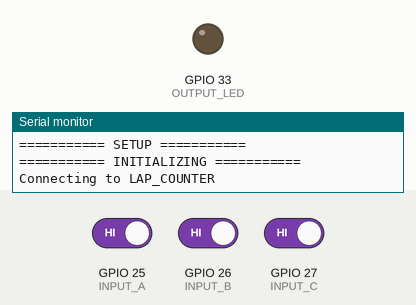
This sketch was run on a simulated ESP32. On the bench: output pins drawn as LEDs (lit = HIGH), the last lines printed to the serial monitor. The inputs (shaded band) are chosen by the test bench; at power-on: GPIO 25 (INPUT_A) HIGH, GPIO 26 (INPUT_B) HIGH, GPIO 27 (INPUT_C) HIGH. WiFi joins after 1.5 s; servers stay silent unless stated; the local clock reads 2024-03-15 10:24:30 at power-on unless the sketch sets it; random numbers use the default seed unless the sketch sets one; no MQTT or app messages arrive unless stated.

Above: at 0.1 s.
At 2.7 s:
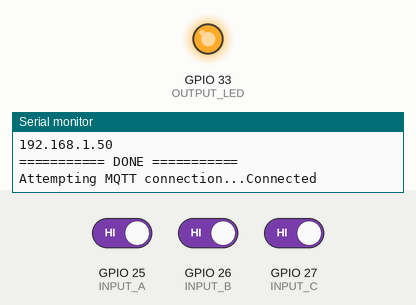
2.8 s: GPIO 25 (INPUT_A) driven LOW
4.6 s: GPIO 26 (INPUT_B) driven LOW
6.4 s: GPIO 27 (INPUT_C) driven LOW
Timing chart, 0 to 9.4 s (numbered marks = the images above; inputs shaded):
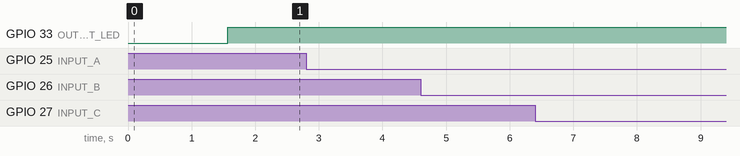

The sketch:

esp-32-code.ino
```cpp
#include <sys/time.h>
#include <WiFi.h>
#include <PubSubClient.h>

const char* ssid = "LAP_COUNTER";
const char* password = "abcd1234";
const char* ntpServer = "pool.ntp.org";
const char* mqtt_server = "test.mosquitto.org";

WiFiClient espClient;
PubSubClient client(espClient);

int INPUT_A = 25;
int INPUT_B = 26;
int INPUT_C = 27;
int OUTPUT_LED = 33;

unsigned long lastDetectedA = 0;
unsigned long lastDetectedB = 0;
unsigned long lastDetectedC = 0;
#define MSG_BUFFER_SIZE  (50)
char LANE_A[MSG_BUFFER_SIZE];
char LANE_B[MSG_BUFFER_SIZE];
char LANE_C[MSG_BUFFER_SIZE];


void setup() {
  Serial.println("=========== SETUP ===========");
  pinMode(INPUT_A, INPUT);
  pinMode(INPUT_B, INPUT);
  pinMode(INPUT_C, INPUT);
  pinMode(OUTPUT_LED, OUTPUT);
  Serial.begin(115200);
  Serial.println("=========== INITIALIZING ===========");
  setup_wifi();
  client.setServer(mqtt_server, 1883);


  Serial.println("=========== DONE ===========");
}

void loop() {
  if (!client.connected()) {
    digitalWrite(OUTPUT_LED, LOW);
    reconnect();
  } else{
    digitalWrite(OUTPUT_LED, HIGH);
  }
  client.loop();


  int readA = digitalRead(INPUT_A);
  int readB = digitalRead(INPUT_B);
  int readC = digitalRead(INPUT_C);


  if (readA == LOW) {
    unsigned long now = millis();
    if (now - lastDetectedA > 300) {
      lastDetectedA = now;

      String unixTime = getUnixTime();
      Serial.print("Lane A terdeteksi : ");
      Serial.println(unixTime);

      snprintf (LANE_A, MSG_BUFFER_SIZE, "%s", unixTime);
      client.publish("/geoit.dev/lap-counter/a", LANE_A);
    }
  }
  if (readB == LOW) {
    unsigned long now = millis();
    if (now - lastDetectedB > 300) {
      lastDetectedB = now;

      String unixTime = getUnixTime();
      Serial.print("Lane B terdeteksi : ");
      Serial.println(unixTime);

      snprintf (LANE_B, MSG_BUFFER_SIZE, "%s", unixTime);
      client.publish("/geoit.dev/lap-counter/b", LANE_B);
    }
  }
  if (readC == LOW) {
    unsigned long now = millis();
    if (now - lastDetectedC > 300) {
      lastDetectedC = now;

      String unixTime = getUnixTime();
      Serial.print("Lane C terdeteksi : ");
      Serial.println(unixTime);

      snprintf (LANE_C, MSG_BUFFER_SIZE, "%s", unixTime);
      client.publish("/geoit.dev/lap-counter/c", LANE_C);
    }
  }
}

void reconnect() {
  // Loop until we're reconnected
  while (!client.connected()) {
    Serial.print("Attempting MQTT connection...");
    // Create a random client ID
    String clientId = "ESP32Client-";
    clientId += String(random(0xffff), HEX);
    // Attempt to connect
    if (client.connect(clientId.c_str())) {
      Serial.println("Connected");
    } else {
      Serial.print("failed, rc=");
      Serial.print(client.state());
      Serial.println(" try again in 5 seconds");
      // Wait 5 seconds before retrying
      delay(5000);
    }
  }
}


void setup_wifi() {
  delay(10);
  // We start by connecting to a WiFi network
  Serial.println();
  Serial.print("Connecting to ");
  Serial.println(ssid);

  WiFi.mode(WIFI_STA);
  WiFi.begin(ssid, password);

  while (WiFi.status() != WL_CONNECTED) {
    delay(500);
    Serial.print(".");
  }

  randomSeed(micros());

  Serial.println("");
  Serial.println("WiFi connected");
  Serial.println("IP address: ");
  Serial.println(WiFi.localIP());
  configTime(0, 0, ntpServer);
}

String getUnixTime() {
  struct timeval now;
  gettimeofday(&now, NULL);

  unsigned long long unixTimeMicros = now.tv_sec * 1000LL + now.tv_usec / 1000;

  char timeStringBuff[50];
  snprintf(timeStringBuff, sizeof(timeStringBuff), "%llu", unixTimeMicros); // Format as Unix time with microseconds
  return timeStringBuff;
}
```
